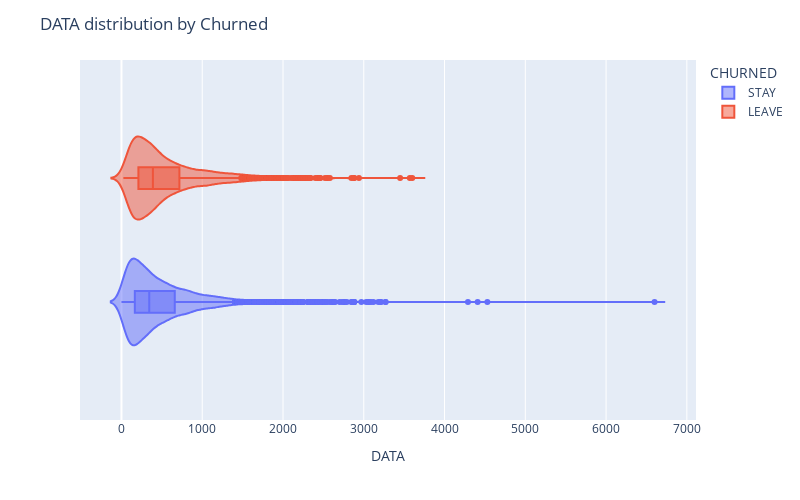
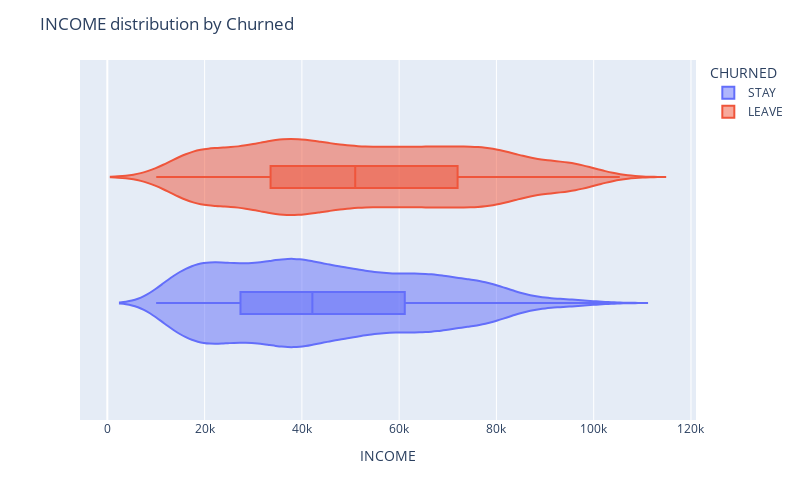
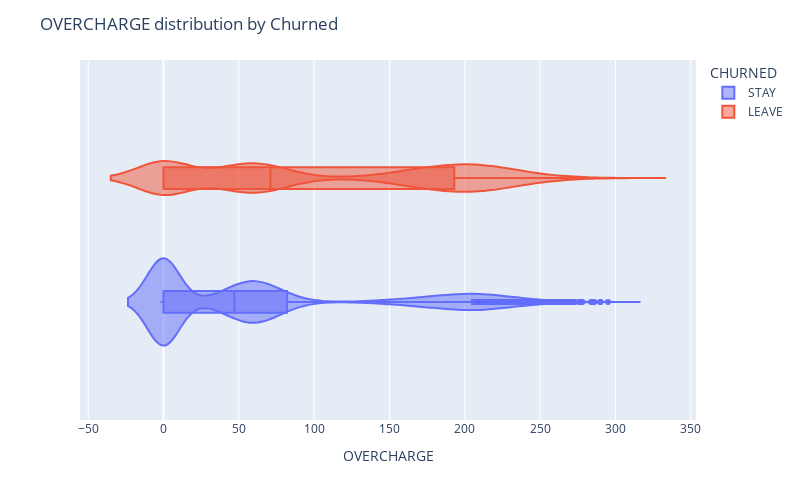
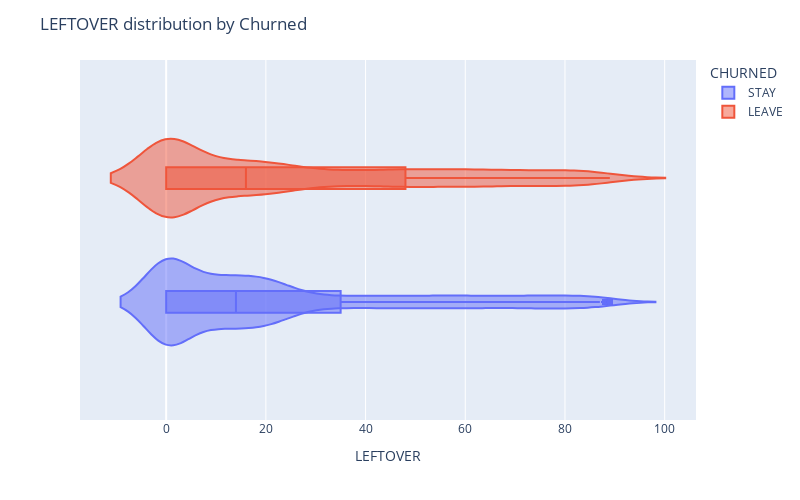

Here is the notebook cell these charts were saved with, in order:
### Code cell
# numericals variables - density

for var in numerical_variables :

        fig = px.violin(data_train,
                                x =  var,
                                color = "CHURNED",
                                box= True
                                # points = 'all'
                                )

        fig.update_layout(title = f"{var} distribution by Churned",
                        #    template = "plotly_white",
                        width = 800,
                        height = 500
                        )
        fig.show()

### Figure 1 — Plotly figure (JSON) as saved in the notebook; plotly's stock layout.template omitted (floating-point values rounded to 4 significant figures; data arrays with more than 128 entries replaced by an {"elided": "..."} marker saying what was removed)
{"data": [{"alignmentgroup": "True", "box": {"visible": true}, "hovertemplate": "CHURNED=STAY<br>DATA=%{x}<extra></extra>", "legendgroup": "STAY", "marker": {"color": "#636efa"}, "name": "STAY", "offsetgroup": "STAY", "orientation": "h", "scalegroup": "True", "showlegend": true, "type": "violin", "x": {"elided": "7612 float values"}, "x0": " ", "xaxis": "x", "y0": " ", "yaxis": "y"}, {"alignmentgroup": "True", "box": {"visible": true}, "hovertemplate": "CHURNED=LEAVE<br>DATA=%{x}<extra></extra>", "legendgroup": "LEAVE", "marker": {"color": "#EF553B"}, "name": "LEAVE", "offsetgroup": "LEAVE", "orientation": "h", "scalegroup": "True", "showlegend": true, "type": "violin", "x": {"elided": "4369 float values"}, "x0": " ", "xaxis": "x", "y0": " ", "yaxis": "y"}], "layout": {"height": 500, "legend": {"title": {"text": "CHURNED"}, "tracegroupgap": 0}, "margin": {"t": 60}, "title": {"text": "DATA distribution by Churned"}, "violinmode": "group", "width": 800, "xaxis": {"anchor": "y", "domain": [0, 1], "title": {"text": "DATA"}}, "yaxis": {"anchor": "x", "domain": [0, 1]}}}

### Figure 2 — Plotly figure (JSON) as saved in the notebook; plotly's stock layout.template omitted (floating-point values rounded to 4 significant figures; data arrays with more than 128 entries replaced by an {"elided": "..."} marker saying what was removed)
{"data": [{"alignmentgroup": "True", "box": {"visible": true}, "hovertemplate": "CHURNED=STAY<br>INCOME=%{x}<extra></extra>", "legendgroup": "STAY", "marker": {"color": "#636efa"}, "name": "STAY", "offsetgroup": "STAY", "orientation": "h", "scalegroup": "True", "showlegend": true, "type": "violin", "x": {"elided": "7612 float values"}, "x0": " ", "xaxis": "x", "y0": " ", "yaxis": "y"}, {"alignmentgroup": "True", "box": {"visible": true}, "hovertemplate": "CHURNED=LEAVE<br>INCOME=%{x}<extra></extra>", "legendgroup": "LEAVE", "marker": {"color": "#EF553B"}, "name": "LEAVE", "offsetgroup": "LEAVE", "orientation": "h", "scalegroup": "True", "showlegend": true, "type": "violin", "x": {"elided": "4369 float values"}, "x0": " ", "xaxis": "x", "y0": " ", "yaxis": "y"}], "layout": {"height": 500, "legend": {"title": {"text": "CHURNED"}, "tracegroupgap": 0}, "margin": {"t": 60}, "title": {"text": "INCOME distribution by Churned"}, "violinmode": "group", "width": 800, "xaxis": {"anchor": "y", "domain": [0, 1], "title": {"text": "INCOME"}}, "yaxis": {"anchor": "x", "domain": [0, 1]}}}

### Figure 3 — Plotly figure (JSON) as saved in the notebook; plotly's stock layout.template omitted (floating-point values rounded to 4 significant figures; data arrays with more than 128 entries replaced by an {"elided": "..."} marker saying what was removed)
{"data": [{"alignmentgroup": "True", "box": {"visible": true}, "hovertemplate": "CHURNED=STAY<br>OVERCHARGE=%{x}<extra></extra>", "legendgroup": "STAY", "marker": {"color": "#636efa"}, "name": "STAY", "offsetgroup": "STAY", "orientation": "h", "scalegroup": "True", "showlegend": true, "type": "violin", "x": {"elided": "7612 int values"}, "x0": " ", "xaxis": "x", "y0": " ", "yaxis": "y"}, {"alignmentgroup": "True", "box": {"visible": true}, "hovertemplate": "CHURNED=LEAVE<br>OVERCHARGE=%{x}<extra></extra>", "legendgroup": "LEAVE", "marker": {"color": "#EF553B"}, "name": "LEAVE", "offsetgroup": "LEAVE", "orientation": "h", "scalegroup": "True", "showlegend": true, "type": "violin", "x": {"elided": "4369 int values"}, "x0": " ", "xaxis": "x", "y0": " ", "yaxis": "y"}], "layout": {"height": 500, "legend": {"title": {"text": "CHURNED"}, "tracegroupgap": 0}, "margin": {"t": 60}, "title": {"text": "OVERCHARGE distribution by Churned"}, "violinmode": "group", "width": 800, "xaxis": {"anchor": "y", "domain": [0, 1], "title": {"text": "OVERCHARGE"}}, "yaxis": {"anchor": "x", "domain": [0, 1]}}}

### Figure 4 — Plotly figure (JSON) as saved in the notebook; plotly's stock layout.template omitted (floating-point values rounded to 4 significant figures; data arrays with more than 128 entries replaced by an {"elided": "..."} marker saying what was removed)
{"data": [{"alignmentgroup": "True", "box": {"visible": true}, "hovertemplate": "CHURNED=STAY<br>LEFTOVER=%{x}<extra></extra>", "legendgroup": "STAY", "marker": {"color": "#636efa"}, "name": "STAY", "offsetgroup": "STAY", "orientation": "h", "scalegroup": "True", "showlegend": true, "type": "violin", "x": {"elided": "7612 int values"}, "x0": " ", "xaxis": "x", "y0": " ", "yaxis": "y"}, {"alignmentgroup": "True", "box": {"visible": true}, "hovertemplate": "CHURNED=LEAVE<br>LEFTOVER=%{x}<extra></extra>", "legendgroup": "LEAVE", "marker": {"color": "#EF553B"}, "name": "LEAVE", "offsetgroup": "LEAVE", "orientation": "h", "scalegroup": "True", "showlegend": true, "type": "violin", "x": {"elided": "4369 int values"}, "x0": " ", "xaxis": "x", "y0": " ", "yaxis": "y"}], "layout": {"height": 500, "legend": {"title": {"text": "CHURNED"}, "tracegroupgap": 0}, "margin": {"t": 60}, "title": {"text": "LEFTOVER distribution by Churned"}, "violinmode": "group", "width": 800, "xaxis": {"anchor": "y", "domain": [0, 1], "title": {"text": "LEFTOVER"}}, "yaxis": {"anchor": "x", "domain": [0, 1]}}}
